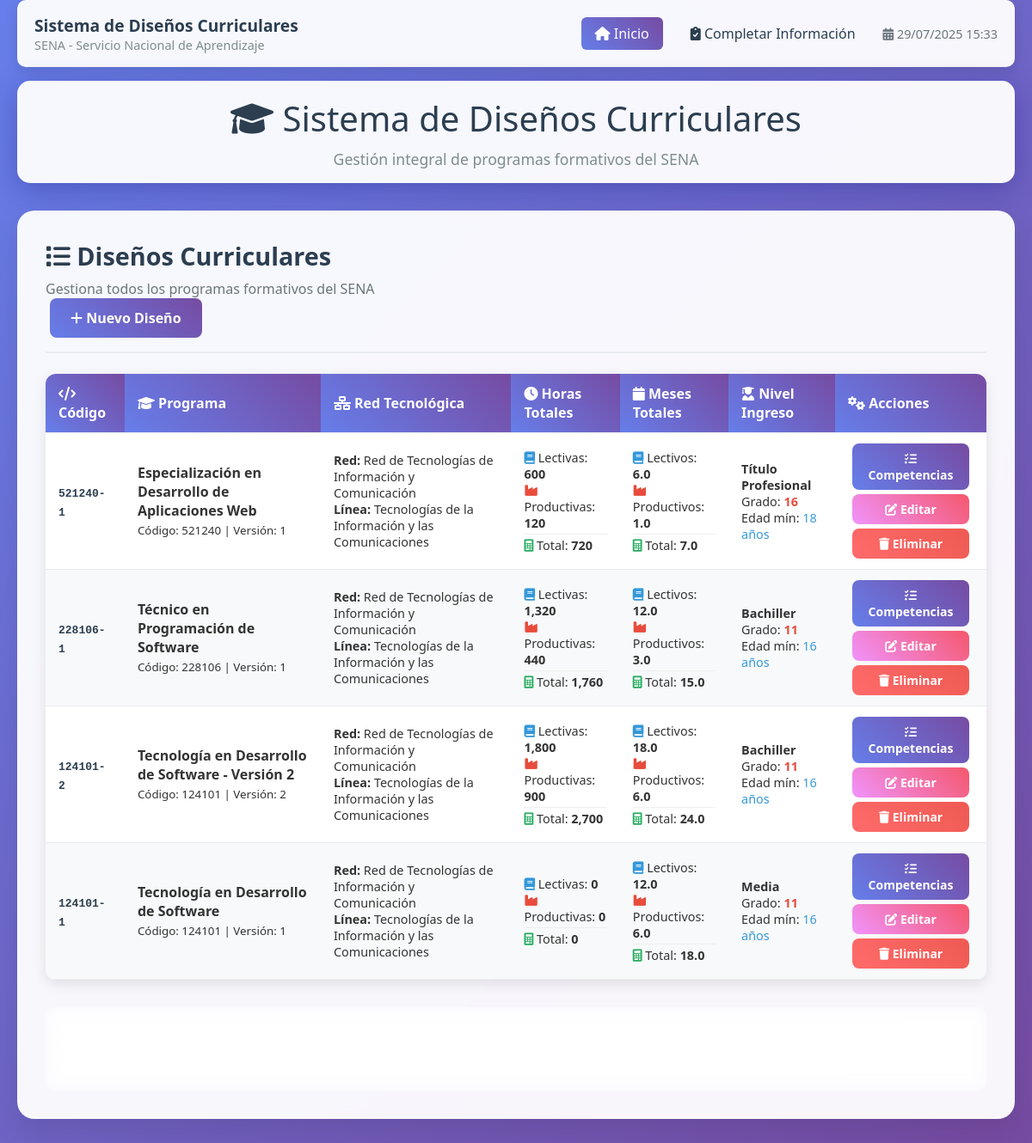
/, run on an earlier commit of the app's database.
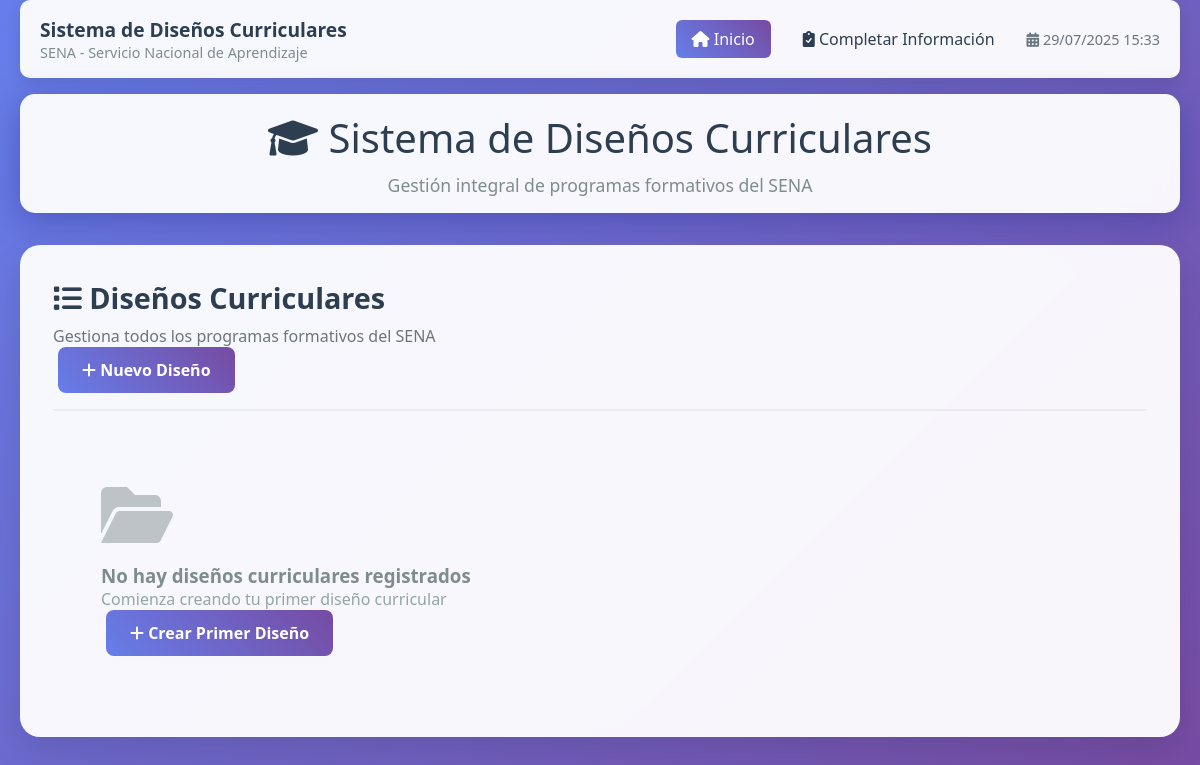
And on a later commit of the database.
### sql/conexion.php (called while the page is built, shortened)
<?php
class Conexion {
    private $host = 'localhost';
    private $dbname = 'appscide_cfpi';
    private $user = 'appscide_Administrador';
    private $password = 'E8oUxamqQTwtM8MrKf#LrqtxJ3p';
    private $port = 3306;
    private $charset = 'utf8mb4';
    private $conexion;
    public function __construct() {
        try {
            $dsn = "mysql:host=$this->host;port=$this->port;dbname=$this->dbname;charset=$this->charset";
            $this->conexion = new PDO($dsn, $this->user, $this->password);
            $this->conexion->setAttribute(PDO::ATTR_ERRMODE, PDO::ERRMODE_EXCEPTION);
            $this->conexion->exec("SET NAMES 'utf8mb4' COLLATE 'utf8mb4_unicode_ci'");
        } catch (PDOException $e) {
            echo 'Error de conexi贸n: ' . $e->getMessage();
        }
    }
    public function obtenerConexion() {
        return $this->conexion;
    }
}
?>

### math/forms/metodosDisenos.php (called while the page is built, shortened)
<?php
require_once __DIR__ . '/../../sql/conexion.php';
class MetodosDisenos extends Conexion {
    private $conexion;
    public function __construct() {
        $this->conexion = new Conexion();
        $this->conexion = $this->conexion->obtenerConexion();
    }
    public function obtenerTodosLosDiseños() {
        try {
            $stmt = $this->conexion->prepare("SELECT * FROM diseños ORDER BY codigoDiseño DESC");
            $stmt->execute();
            return $stmt->fetchAll(PDO::FETCH_ASSOC);
        } catch (PDOException $e) {
            throw new Exception("Error al obtener diseños: " . $e->getMessage());
        }
    }
}
?>

### app/forms/vistas/listar_disenos.php (the view, shortened to what this page needs)
<div class="card-header">
    <div class="flex-between">
        <div>
            <h2 class="card-title"><i class="fas fa-list"></i> Diseños Curriculares</h2>
            <p class="card-subtitle">Gestiona todos los programas formativos del SENA</p>
        </div>
        <a href="?accion=crear&tipo=disenos" class="btn btn-primary">
            <i class="fas fa-plus"></i> Nuevo Diseño
        </a>
    </div>
</div>
<?php if (empty($diseños)): ?>
    <div class="text-center" style="padding: 3rem;">
        <i class="fas fa-folder-open" style="font-size: 4rem; color: #bdc3c7; margin-bottom: 1rem;"></i>
        <h3 style="color: #7f8c8d;">No hay diseños curriculares registrados</h3>
        <p style="color: #95a5a6;">Comienza creando tu primer diseño curricular</p>
        <a href="?accion=crear&tipo=disenos" class="btn btn-primary mt-3">
            <i class="fas fa-plus"></i> Crear Primer Diseño
        </a>
    </div>
<?php else: ?>
    <div class="table-container">
        <table class="table">
            <thead>
                <tr>
                    <th><i class="fas fa-code"></i> Código</th>
                    <th><i class="fas fa-graduation-cap"></i> Programa</th>
                    <th><i class="fas fa-network-wired"></i> Red Tecnológica</th>
                    <th><i class="fas fa-clock"></i> Horas Totales</th>
                    <th><i class="fas fa-calendar"></i> Meses Totales</th>
                    <th><i class="fas fa-user-graduate"></i> Nivel Ingreso</th>
                    <th><i class="fas fa-cogs"></i> Acciones</th>
                </tr>
            </thead>
            <tbody>
                <?php foreach ($diseños as $diseño): ?>
                    <tr>
                        <td>
                            <span style="font-family: monospace; font-weight: bold; color: #2c3e50;">
                                <?php echo htmlspecialchars($diseño['codigoDiseño']); ?>
                            </span>
                        </td>
                        <td>
                            <strong><?php echo htmlspecialchars($diseño['nombrePrograma'] ?? ''); ?></strong>
                            <br>
                            <small class="text-muted">
                                Código: <?php echo htmlspecialchars($diseño['codigoPrograma'] ?? ''); ?>
                                | Versión: <?php echo htmlspecialchars($diseño['versionPrograma'] ?? ''); ?>
                            </small>
                        </td>
                        <td>
                            <div style="font-size: 0.9rem;">
                                <div><strong>Red:</strong> <?php echo htmlspecialchars($diseño['redTecnologica'] ?? ''); ?></div>
                                <div><strong>Línea:</strong> <?php echo htmlspecialchars($diseño['lineaTecnologica'] ?? ''); ?></div>
                            </div>
                        </td>
                        <td>
                            <div style="font-size: 0.9rem;">
                                <div><i class="fas fa-book" style="color: #3498db;"></i> Lectivas: <strong><?php echo number_format($diseño['horasDesarrolloLectiva'] ?? 0, 0); ?></strong></div>
                                <div><i class="fas fa-industry" style="color: #e74c3c;"></i> Productivas: <strong><?php echo number_format($diseño['horasDesarrolloProductiva'] ?? 0, 0); ?></strong></div>
                                <div style="border-top: 1px solid #eee; margin-top: 3px; padding-top: 3px;">
                                    <i class="fas fa-calculator" style="color: #27ae60;"></i> Total: <strong><?php echo number_format($diseño['horasDesarrolloDiseño'] ?? 0, 0); ?></strong>
                                </div>
                            </div>
                        </td>
                        <td>
                            <div style="font-size: 0.9rem;">
                                <div><i class="fas fa-book" style="color: #3498db;"></i> Lectivos: <strong><?php echo number_format($diseño['mesesDesarrolloLectiva'] ?? 0, 1); ?></strong></div>
                                <div><i class="fas fa-industry" style="color: #e74c3c;"></i> Productivos: <strong><?php echo number_format($diseño['mesesDesarrolloProductiva'] ?? 0, 1); ?></strong></div>
                                <div style="border-top: 1px solid #eee; margin-top: 3px; padding-top: 3px;">
                                    <i class="fas fa-calculator" style="color: #27ae60;"></i> Total: <strong><?php echo number_format($diseño['mesesDesarrolloDiseño'] ?? 0, 1); ?></strong>
                                </div>
                            </div>
                        </td>
                        <td>
                            <div style="font-size: 0.9rem;">
                                <div><strong><?php echo htmlspecialchars($diseño['nivelAcademicoIngreso'] ?? ''); ?></strong></div>
                                <div>Grado: <span style="color: #e74c3c; font-weight: bold;"><?php echo htmlspecialchars($diseño['gradoNivelAcademico'] ?? ''); ?></span></div>
                                <div>Edad mín: <span style="color: #3498db;"><?php echo htmlspecialchars($diseño['edadMinima'] ?? ''); ?> años</span></div>
                            </div>
                        </td>
                        <td>
                            <div style="display: flex; flex-direction: column; gap: 5px;">
                                <a href="?accion=ver_competencias&codigo=<?php echo urlencode($diseño['codigoDiseño']); ?>"
                                   class="btn btn-primary btn-sm" title="Ver Competencias">
                                    <i class="fas fa-tasks"></i> Competencias
                                </a>
                                <a href="?accion=editar&tipo=disenos&codigo=<?php echo urlencode($diseño['codigoDiseño']); ?>"
                                   class="btn btn-warning btn-sm" title="Editar">
                                    <i class="fas fa-edit"></i> Editar
                                </a>
                                <a href="?accion=eliminar&tipo=disenos&codigo=<?php echo urlencode($diseño['codigoDiseño']); ?>"
                                   class="btn btn-danger btn-sm"
                                   onclick="return confirm('¿Estás seguro de eliminar este diseño? Se eliminarán también todas sus competencias y RAPs asociados.')"
                                   title="Eliminar">
                                    <i class="fas fa-trash"></i> Eliminar
                                </a>
                            </div>
                        </td>
                    </tr>
                <?php endforeach; ?>
            </tbody>
        </table>
    </div>
    <div style="margin-top: 2rem; padding: 1rem; background: rgba(255, 255, 255, 0.1); border-radius: 8px; backdrop-filter: blur(10px);">
        <div style="display: grid; grid-template-columns: repeat(auto-fit, minmax(200px, 1fr)); gap: 1rem; color: white;">
            <div class="text-center">
                <h3 style="margin: 0; font-size: 2rem; color: #fff;"><?php echo count($diseños); ?></h3>
                <p style="margin: 0; opacity: 0.8;">Diseños Curriculares</p>
            </div>
            <div class="text-center">
                <h3 style="margin: 0; font-size: 2rem; color: #fff;">
                </h3>
                <p style="margin: 0; opacity: 0.8;">Horas Totales</p>
            </div>
            <div class="text-center">
                <h3 style="margin: 0; font-size: 2rem; color: #fff;">
                </h3>
                <p style="margin: 0; opacity: 0.8;">Meses Totales</p>
            </div>
        </div>
    </div>
<?php endif; ?>

### app/forms/index.php (shortened to what this page needs)
<?php
require_once $_SERVER['DOCUMENT_ROOT'] . '/math/forms/metodosDisenos.php';
$metodos = new MetodosDisenos();
$accion = $_GET['accion'] ?? 'listar';
try {
    $diseños = [];
    if ($accion === 'listar' || $accion === 'crear') {
        $diseños = $metodos->obtenerTodosLosDiseños();
    } elseif ($accion === 'ver_competencias') {
        $codigoDiseño = $_GET['codigo'] ?? '';
        $diseño_actual = $metodos->obtenerDiseñoPorCodigo($codigoDiseño);
        $competencias = $metodos->obtenerCompetenciasPorDiseño($codigoDiseño);
    } elseif ($accion === 'ver_raps') {
        $codigoDiseñoCompetenciaReporte = $_GET['codigo'] ?? '';
        $competencia_actual = $metodos->obtenerCompetenciaPorCodigo($codigoDiseñoCompetenciaReporte);
        $raps = $metodos->obtenerRapsPorCompetencia($codigoDiseñoCompetenciaReporte);
    }
} catch (Exception $e) {
    $mensaje = 'Error: ' . $e->getMessage();
    $tipoMensaje = 'danger';
}
?>
<!DOCTYPE html>
<html lang="es">
<head>
    <link rel="stylesheet" href="<?php echo BASE_URL; ?>assets/css/forms/estilosPrincipales.css">
    <link href="https://cdnjs.cloudflare.com/ajax/libs/font-awesome/6.0.0/css/all.min.css" rel="stylesheet">
</head>
<body>
    <div class="container">
        <?php include 'vistas/nav.php'; ?>
        <div class="header">
            <h1><i class="fas fa-graduation-cap"></i> Sistema de Diseños Curriculares</h1>
            <p>Gestión integral de programas formativos del SENA</p>
        </div>
        <div class="card fade-in">
            <?php
            switch ($accion) {
                case 'listar':
                    include 'vistas/listar_disenos.php';
                    break;
            }
            ?>
        </div>
    </div>
</body>
</html>

### app/forms/vistas/nav.php (shortened to what this page needs)
<nav style="background: rgba(255, 255, 255, 0.95); backdrop-filter: blur(10px); padding: 1rem 0; margin-bottom: 1rem; border-radius: 10px; box-shadow: 0 5px 15px rgba(0, 0, 0, 0.1);">
    <div class="container">
        <div style="display: flex; justify-content: space-between; align-items: center;">
            <div style="display: flex; align-items: center; gap: 1rem;">
                <div>
                    <h3 style="margin: 0; color: #2c3e50; font-size: 1.2rem;">Sistema de Diseños Curriculares</h3>
                    <p style="margin: 0; color: #7f8c8d; font-size: 0.9rem;">SENA - Servicio Nacional de Aprendizaje</p>
                </div>
            </div>
            <div style="display: flex; gap: 1rem; align-items: center;">
                <a href="?accion=listar" class="nav-link <?php echo ($accion === 'listar' || !isset($accion)) ? 'active' : ''; ?>">
                    <i class="fas fa-home"></i> Inicio
                </a>
                <a href="?accion=completar_informacion" class="nav-link <?php echo ($accion === 'completar_informacion') ? 'active' : ''; ?>">
                    <i class="fas fa-clipboard-check"></i> Completar Información
                </a>
                <div style="font-size: 0.9rem; color: #6c757d;">
                    <i class="fas fa-calendar-alt"></i>
                    <?php echo date('d/m/Y H:i'); ?>
                </div>
            </div>
        </div>
    </div>
</nav>

### assets/css/forms/estilosPrincipales.css (style rules this page uses)
* { margin: 0; padding: 0; box-sizing: border-box; }
body { font-family: 'Segoe UI', Tahoma, Geneva, Verdana, sans-serif; background: linear-gradient(135deg, #667eea 0%, #764ba2 100%); min-height: 100vh; color: #333; }
.container { max-width: 1200px; margin: 0 auto; padding: 20px; }
.header { background: rgba(255, 255, 255, 0.95); backdrop-filter: blur(10px); padding: 1rem 0; margin-bottom: 2rem; border-radius: 15px; box-shadow: 0 8px 32px rgba(31, 38, 135, 0.37); }
.header h1 { text-align: center; color: #2c3e50; font-size: 2.5rem; font-weight: 300; margin-bottom: 0.5rem; }
.header p { text-align: center; color: #7f8c8d; font-size: 1.1rem; }
.card { background: rgba(255, 255, 255, 0.95); border-radius: 20px; padding: 2rem; margin-bottom: 2rem; box-shadow: 0 15px 35px rgba(0, 0, 0, 0.1); backdrop-filter: blur(10px); border: 1px solid rgba(255, 255, 255, 0.2); }
.card-header { border-bottom: 2px solid #e9ecef; padding-bottom: 1rem; margin-bottom: 1.5rem; }
.card-title { font-size: 1.8rem; color: #2c3e50; font-weight: 600; margin-bottom: 0.5rem; }
.card-subtitle { color: #6c757d; font-size: 1rem; }
.btn { padding: 12px 24px; border: none; border-radius: 8px; font-size: 1rem; font-weight: 600; cursor: pointer; transition: all 0.3s ease; text-decoration: none; display: inline-block; text-align: center; margin: 0 5px; }
.btn-primary { background: linear-gradient(45deg, #667eea, #764ba2); color: white; }
.fade-in { animation: fadeIn 0.5s ease-out; }
.fade-in { animation: fadeIn 0.3s ease-in; }
.btn-warning { background: linear-gradient(45deg, #f093fb, #f5576c); color: white; }
.btn-danger { background: linear-gradient(45deg, #ff6b6b, #ee5a52); color: white; }
.btn-sm { padding: 8px 16px; font-size: 0.875rem; }
.table-container { overflow-x: auto; background: white; border-radius: 12px; box-shadow: 0 5px 15px rgba(0, 0, 0, 0.1); }
.table { width: 100%; border-collapse: collapse; margin: 0; }
.table th, .table td { padding: 12px 15px; text-align: left; border-bottom: 1px solid #e9ecef; }
.table th { background: linear-gradient(45deg, #667eea, #764ba2); color: white; font-weight: 600; position: sticky; top: 0; z-index: 10; }
.table tbody tr:nth-child(even) { background: #f8f9fa; }

### app/forms/vistas/nav.php (style rules this page uses)
.nav-link { padding: 8px 16px; color: #2c3e50; text-decoration: none; border-radius: 6px; transition: all 0.3s ease; font-weight: 500; }
.nav-link.active { background: linear-gradient(45deg, #667eea, #764ba2); color: white; }
.container { max-width: 1200px; margin: 0 auto; padding: 0 20px; }

What changed in the data, as far as the page shows it:
removed diseños: codigoDiseño "521240-1", nombrePrograma "Especialización en Desarrollo de Aplicaciones Web", codigoPrograma "521240", versionPrograma "1", redTecnologica "Red de Tecnologías de Información y Comunicación", lineaTecnologica "Tecnologías de la Información y las Comunicaciones", horasDesarrolloLectiva "600", horasDesarrolloProductiva "120", horasDesarrolloDiseño "720", mesesDesarrolloLectiva "6.0", mesesDesarrolloProductiva "1.0", mesesDesarrolloDiseño "7.0", nivelAcademicoIngreso "Título Profesional", gradoNivelAcademico "16", edadMinima "18"
removed diseños: codigoDiseño "228106-1", nombrePrograma "Técnico en Programación de Software", codigoPrograma "228106", versionPrograma "1", redTecnologica "Red de Tecnologías de Información y Comunicación", lineaTecnologica "Tecnologías de la Información y las Comunicaciones", horasDesarrolloLectiva "1,320", horasDesarrolloProductiva "440", horasDesarrolloDiseño "1,760", mesesDesarrolloLectiva "12.0", mesesDesarrolloProductiva "3.0", mesesDesarrolloDiseño "15.0", nivelAcademicoIngreso "Bachiller", gradoNivelAcademico "11", edadMinima "16"
removed diseños: codigoDiseño "124101-2", nombrePrograma "Tecnología en Desarrollo de Software - Versión 2", codigoPrograma "124101", versionPrograma "2", redTecnologica "Red de Tecnologías de Información y Comunicación", lineaTecnologica "Tecnologías de la Información y las Comunicaciones", horasDesarrolloLectiva "1,800", horasDesarrolloProductiva "900", horasDesarrolloDiseño "2,700", mesesDesarrolloLectiva "18.0", mesesDesarrolloProductiva "6.0", mesesDesarrolloDiseño "24.0", nivelAcademicoIngreso "Bachiller", gradoNivelAcademico "11", edadMinima "16"
removed diseños: codigoDiseño "124101-1", nombrePrograma "Tecnología en Desarrollo de Software", codigoPrograma "124101", versionPrograma "1", redTecnologica "Red de Tecnologías de Información y Comunicación", lineaTecnologica "Tecnologías de la Información y las Comunicaciones", horasDesarrolloLectiva "0", horasDesarrolloProductiva "0", horasDesarrolloDiseño "0", mesesDesarrolloLectiva "12.0", mesesDesarrolloProductiva "6.0", mesesDesarrolloDiseño "18.0", nivelAcademicoIngreso "Media", gradoNivelAcademico "11", edadMinima "16"
Also different on the page:
text no longer shown: "Código Programa Red Tecnológica Horas Totales Meses Totales Nivel Ingreso Acciones"
text now shown: "No hay diseños curriculares registrados Comienza creando tu primer diseño curricular Crear Primer Diseño"
